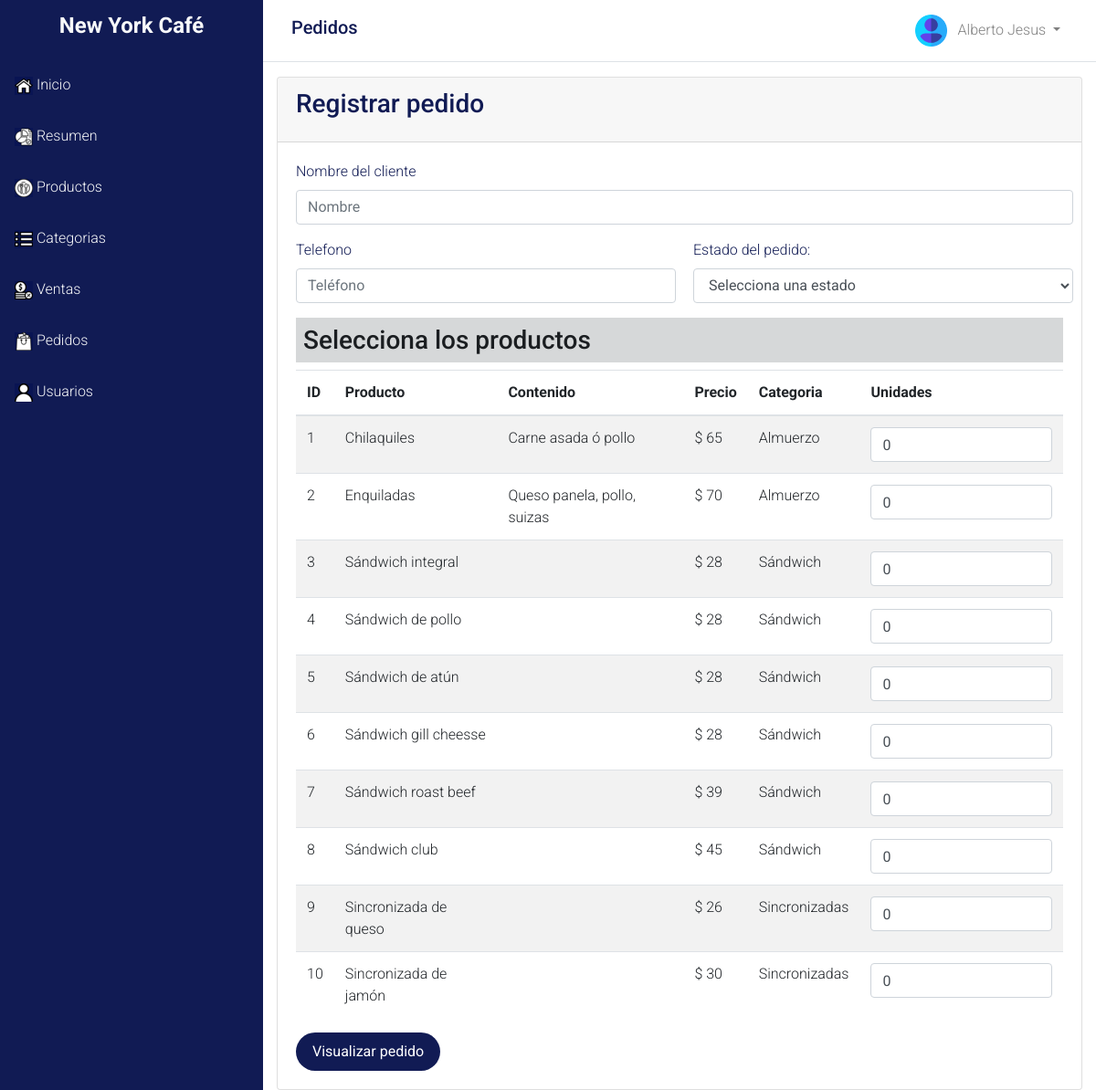
Screenshot of /dash/pedidos/formPedido.php (signed in) with the database file from the repository.
### tables this page shows
CREATE TABLE `productos` (
  `id` int(11) NOT NULL,
  `producto` varchar(100) NOT NULL,
  `contenido` varchar(255) DEFAULT NULL,
  `precio` double NOT NULL,
  `id_categoria` int(11) NOT NULL,
  `id_estado` int(11) NOT NULL
);

CREATE TABLE `categoria` (
  `id` int(11) NOT NULL,
  `categoria` varchar(255) NOT NULL
);

### dao/Productos.php (called while the page is built, shortened)
<?php
	class Productos
	{
		private $id;
		private $producto;
		private $contenido;
		private $precio;
		function __construct($id,$producto,$contenido,$precio,$id_categoria,$id_estado)
		{
			$this->id=$id;
			$this->producto=$producto;
			$this->contenido=$contenido;
			$this->precio=$precio;
		}
		public function getId(){
			return $this->id;
		}
		public function getProducto(){
			return $this->producto;
		}
		public function getContenido(){
			return $this->contenido;
		}
		public function getPrecio(){
			return $this->precio;
		}
		public function setConexion($conexion){
			$this->conexion=$conexion;
		}
		public function readProducto(){
			$productos= array();
			$query=
			"SELECT
				*
			FROM productos";
			$stmt=$this->conexion->prepare($query);
			if($stmt->execute()){
				while ($row = $stmt->fetch(PDO::FETCH_ASSOC)){
					extract($row);
					array_push($productos, new Productos($id,$producto,$contenido,$precio,$id_categoria,$id_estado));
				}
				return $productos;
			}else{
				echo "Error:  ".$stmt->errorInfo();
				return false;
			}
		}
	}
?>

### dao/Categoria.php (called while the page is built, shortened)
<?php
	class Categoria
	{
		private $id;
		private $categoria;
		function __construct($id,$categoria)
		{
			$this->id=$id;
			$this->categoria=$categoria;
		}
		public function setId($id){
			$this->id=$id;
		}
		public function getCategoria(){
			return $this->categoria;
		}
		public function setConexion($conexion){
			$this->conexion=$conexion;
		}
		public function readCategoriaID(){
			$query=
			"SELECT
				*
			FROM categoria
			WHERE id=$this->id";
			$stmt=$this->conexion->prepare($query);
			if($stmt->execute()){
				$row = $stmt->fetch(PDO::FETCH_ASSOC);
				extract($row);
				$this->categoria = $categoria;
			}else{
				echo "Error:  ".$stmt->errorInfo();
				return false;
			}
		}
	}
?>

### dash/pedidos/formPedido.php (the view, shortened to what this page needs)
<?php
 $ruta="../../";
  include($ruta.'config/Precarga.php');
  include($ruta.'header/header_dashboard.php');
  $pedido = new Pedidos('$id','$nombreCliente','$telefono','$montoFinal','$fecha','$id_estado');
  $pedido->setConexion($bd);
    $estado = new EstadoPedido('$id','$estado');
    $estado->setConexion($bd);
    include ($ruta.'dao/Productos.php');
    $producto = new Productos('$id','$producto','$contenido','$precio','$id_categoria','$id_estado');
    $producto->setConexion($bd);
    $productos=$producto->readProducto();
    include ($ruta.'dao/Categoria.php');
?>
        <div class="main-panel">
            <nav class="navbar navbar-expand-lg " color-on-scroll="500">
            </nav>
            <div class="content">
                <div class="container-fluid">
                    <div class="row">
                        <div class="col-md-12">
                            <div class="card strpied-tabled-with-hover">
                                <div class="card-header ">
                                    <h3 class="card-title"><?=isset($_GET["id"])?"Editar":"Registrar"?> pedido</h3>
                                </div>
                                <div class="card-body table-full-width table-responsive">
                                        <div class="row">
                                            <div class="col-md-12 pr-1">
                                                <div class="form-group">
                                                    <label>Nombre del cliente</label>
                                                    <input type="text" class="form-control" placeholder="Nombre" required name="nombre"
                                                    >
                                                </div>
                                            </div>
                                        </div>
                                        <div class="row">
                                            <div class="col-md-6 pr-1">
                                                <div class="form-group">
                                                    <label>Telefono </label>
                                                    <input type="number" class="form-control" placeholder="Teléfono" required name="telefono"
                                                    >
                                                </div>
                                            </div>
                                            <div class="col-md-6 pr-1">
                                                <div class="form-group">
                                                    <label>Estado del pedido:</label>
                                                    <select name="estadoPedido" class="form-control" required>
                                                    <?php if(isset($_GET["id"])){?>
                                                            <option value="<?=$pedido->getId_Estado()?>">
                                                                <?php $categ= $estado->getEstado()?>
                                                                <?=$estado->getEstado()?>
                                                            </option>
                                                    <?php }else{?>
                                                            <option value=""> Selecciona una estado</option>
                                                                <?php } ?>
                                                    </select>
                                                </div>
                                            </div>
                                        </div>
                                    <h3 class="p-2 alert-dark">Selecciona los productos</h3>
                                    <table class="table table-hover table-striped">
                                        <thead>
                                            <th>ID</th>
                                            <th>Producto</th>
                                            <th>Contenido</th>
                                            <th>Precio</th>
                                            <th>Categoria</th>
                                            <th>Unidades</th>
                                        </thead>
                                        <tbody>
                                            <?php
                                            $i=0;
                                            $palabra='unidades';
                                            foreach ($productos as $producto) {
                                                $idC=$producto->getId_Categoria();
                                                $categoria = new Categoria('','');
                                                $categoria->setConexion($bd);
                                                $categoria->setId($idC);
                                                $categoria->readCategoriaID();
                                            ?>
                                              <tr>
                                                <td><?=$producto->getId()?></td>
                                                <td><?=$producto->getProducto()?></td>
                                                <td><?=$producto->getContenido()?></td>
                                                <td>$ <?=$producto->getPrecio()?></td>
                                                <td>  <?=$categoria->getCategoria()?></td>
                                                    <td>
                                                        <input class="form-control" type="number" min="0" value="0"
                                                        name="<?=$palabra.$i?>">
                                                    </td>
                                              </tr>
                                            <?php
                                                $i++;
                                            } ?>
                                        </tbody>
                                    </table>
                                        <button type="submit" class="btn btn-primary btn-fill btn-round "> Visualizar pedido</button>
                                </div>
                            </div>
                        </div>
                    </div>
                </div>
            </div>
        </div>
    </div>
 <?php
  include($ruta.'footer/footer_dashboard.php');
  ?>

### assets/css/style.css (style rules this page uses)
:root { --primary: #111b54; --light: #fff; --grey: #efefef; overflow-y: scroll; }
body { overflow: hidden; font-family: 'Roboto', sans-serif; font-weight: 300; color: var(--primary); }
.btn { border: 0; }
.btn-primary { background-color: var(--primary); }
.btn-round { border-width: 1px; border-radius: 30px !important; padding: 9px 18px; }

### rows the page displays
productos: id "1", producto "Chilaquiles", contenido "Carne asada ó pollo", precio "65", id_categoria.categoria "Almuerzo"
productos: id "2", producto "Enquiladas", contenido "Queso panela, pollo, suizas", precio "70", id_categoria.categoria "Almuerzo"
productos: id "3", producto "Sándwich integral", precio "28", id_categoria.categoria "Sándwich"
productos: id "4", producto "Sándwich de pollo", precio "28", id_categoria.categoria "Sándwich"
productos: id "5", producto "Sándwich de atún", precio "28", id_categoria.categoria "Sándwich"
productos: id "6", producto "Sándwich gill cheesse", precio "28", id_categoria.categoria "Sándwich"
productos: id "7", producto "Sándwich roast beef", precio "39", id_categoria.categoria "Sándwich"
productos: id "8", producto "Sándwich club", precio "45", id_categoria.categoria "Sándwich"
productos: id "9", producto "Sincronizada de queso", precio "26", id_categoria.categoria "Sincronizadas"
productos: id "10", producto "Sincronizada de jamón", precio "30", id_categoria.categoria "Sincronizadas"

### other values shown
$titulo "Pedidos"
$_SESSION['nombre'] "Alberto Jesus"
